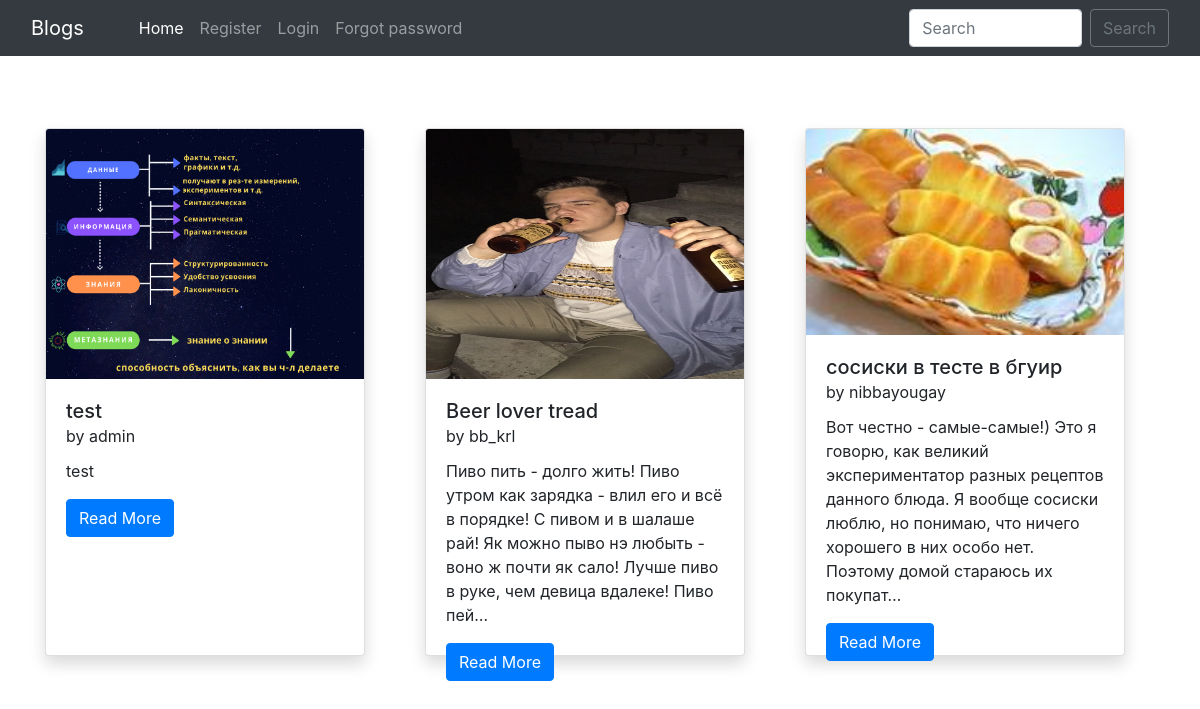
The page / on the database its author committed.
### back/models.py (models this page shows, shortened)
class BlogPost(models.Model):
    title = models.CharField(max_length=255)
    author = models.ForeignKey(User, on_delete=models.CASCADE)
    slug = models.SlugField(max_length=130)
    content = models.TextField()
    image = models.ImageField(upload_to="profile_pics", blank=True, null=True)
    dateTime = models.DateTimeField(auto_now_add=True)
    tags = TaggableManager()

### back/views.py (the view)
# urls.py: path("", views.blogs, name="blogs"),
def blogs(request):
    posts = BlogPost.objects.all().filter().order_by('-dateTime')
    return render(request, "blog.html", {'posts': posts})

### back/templates/blog.html (shortened to what this page needs)
{% extends 'base.html' %}
{% block homeactive %} active {% endblock homeactive %}
{% block body %}
<div class="container mt-5 mb-3">
    <div class="row">
        {% for post in posts %}
        <div class="col-lg-4 my-4">
            <div class="card shadow" style="width: 20rem; height: 33rem;">
                <img src="/media/{{post.image}}" class="card-img-top" alt="..." height="250px">
                <div class="card-body">
                  <h5 class="card-title">{{post.title}} <br><small>by {{post.author}}</small></h5>
                  <p class="card-text">{{post.content| truncatechars:210}}</p>
                  <a href="blog/{{post.slug}}" class="btn btn-primary">Read More {% if user.is_superuser %}<a href="delete_blog_post/{{post.slug}}/" class="btn btn-danger mx-4">Delete Blog</a>{% endif %}</a>
                </div>
              </div>
        </div>
        {% endfor %}
    </div>
</div>
{% endblock %}

### back/templates/base.html (shortened to what this page needs)
<!doctype html>
<html lang="en">
  <head>
    <link href="//maxcdn.bootstrapcdn.com/bootstrap/4.1.1/css/bootstrap.min.css" rel="stylesheet" id="bootstrap-css">
    <link href="https://cdn.jsdelivr.net/npm/bootstrap@5.0.2/dist/css/bootstrap.min.css" rel="stylesheet">
    <link rel="stylesheet" href="https://maxcdn.bootstrapcdn.com/bootstrap/4.0.0/css/bootstrap.min.css">
  </head>
  <body>
    <nav class="navbar navbar-expand-lg navbar-dark bg-dark sticky-top">
        <div class="container-fluid">
          <a class="navbar-brand" href="#">Blogs</a>
          <div class="collapse navbar-collapse" id="navbarSupportedContent">
          <div class="container mx-3">
            <ul class="navbar-nav me-auto mb-2 mb-lg-0">
              <li class="nav-item">
                <a class="nav-link {% block homeactive %} {% endblock homeactive %}" aria-current="page" href="/">Home</a>
              </li>
              {% if user.is_authenticated %}
              <li class="nav-item">
                <a class="nav-link {% block add_blogs_active %} {% endblock add_blogs_active %}" href="/add_blogs/">Add Blogs</a>
              </li>
              <li class="nav-item">
                <a class="nav-link active" href="#">Hello {{request.user}}</a>
              </li>
              <li class="nav-item">
                <a class="nav-link {% block profileactive %} {% endblock profileactive %}" href="/profile/">Profile</a>
              </li>
              <li class="nav-item">
                <a class="nav-link" href="/logout/">Logout</a>
              </li>
              {% else %}
              <li class="nav-item">
                <a class="nav-link {% block registeractive %} {% endblock registeractive %}" href="/register/">Register</a>
              </li>
               <li class="nav-item">
                <a class="nav-link {% block loginactive %} {% endblock loginactive %}" href="/login/">Login</a>
              </li>
              <li class="nav-item">
                <a class="nav-link {% block resetpassword %} {% endblock resetpassword %}" href="/password-reset/">Forgot password</a>
              </li>
              {% endif %}
            </ul>
            </div>
            <form class="d-flex" method="POST" action="/search/"> {% csrf_token %}
              <input class="form-control me-2" type="search" placeholder="Search" name="searched" id="searched" aria-label="Search">
              <button href="/search/" class="btn btn-outline-secondary" type="submit">Search</button>
            </form>
          </div>
        </div>
      </nav>
      {% block body %}
      {% endblock %}
</body>
</html>

### rows shown on the page
BlogPost: image (picture), title "test", author "admin", content "test"
BlogPost: image (picture), title "Beer lover tread", author "bb_krl", content "Пиво пить - долго жить! Пиво утром как зарядка - влил его и всё в порядке! С пивом и в шалаше рай! Як можно пыво нэ любыть - воно ж почти як сало! Лучше пиво в руке, чем девица вдалеке! Пиво пей…"
BlogPost: image (picture), title "сосиски в тесте в бгуир", author "nibbayougay", content "Вот честно - самые-самые!) Это я говорю, как великий экспериментатор разных рецептов данного блюда. Я вообще сосиски люблю, но понимаю, что ничего хорошего в них особо нет. Поэтому домой стараюсь их покупат…"
